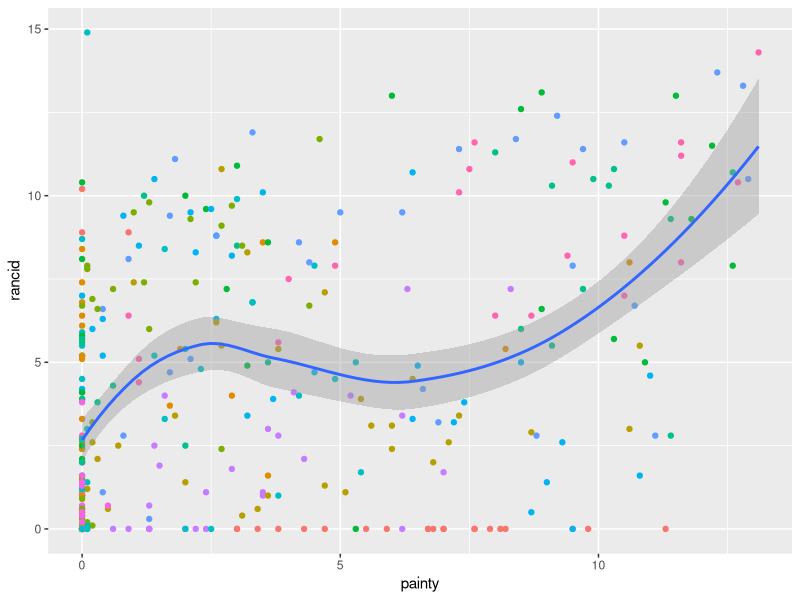
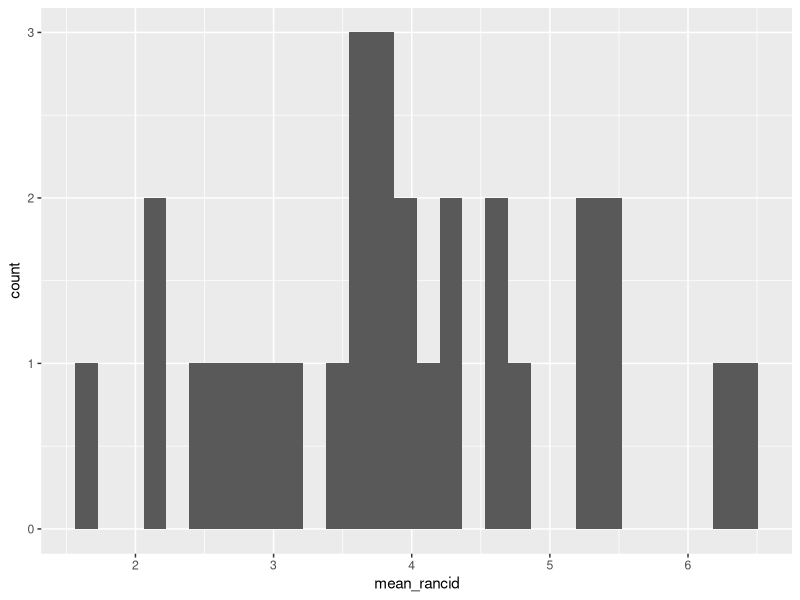
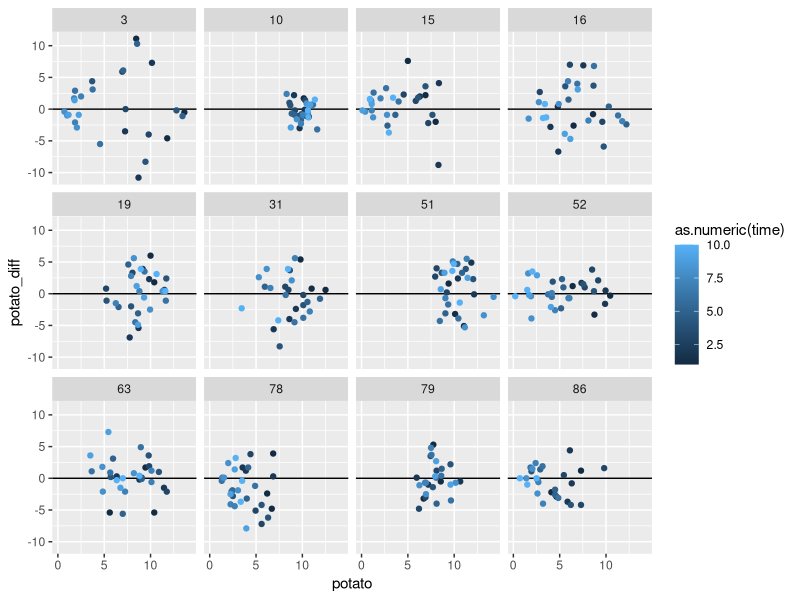
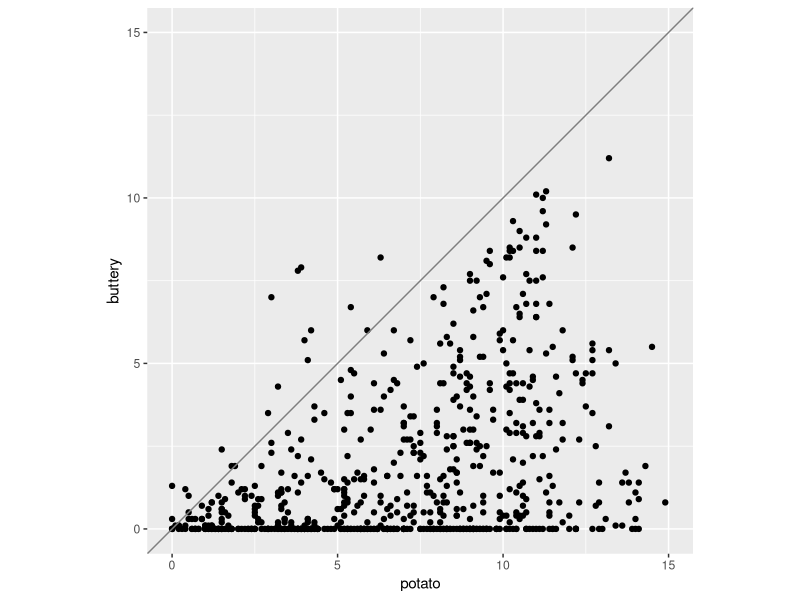
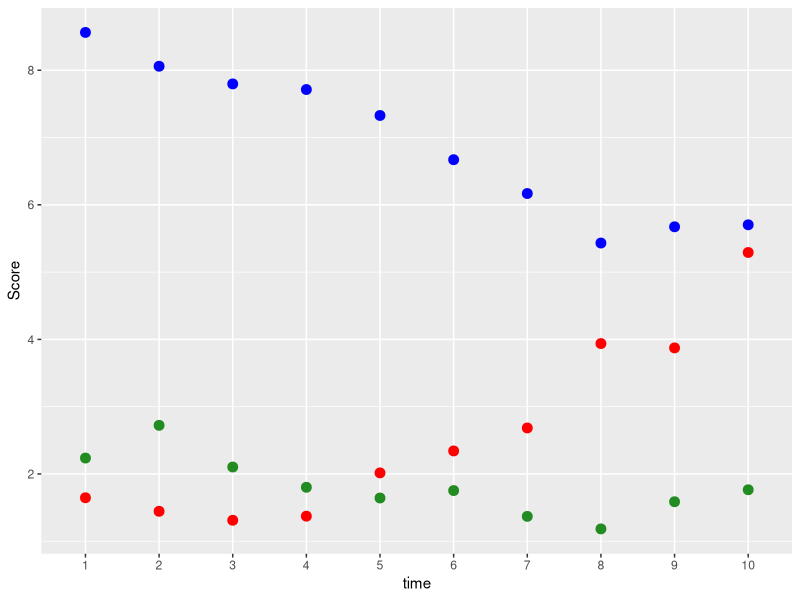
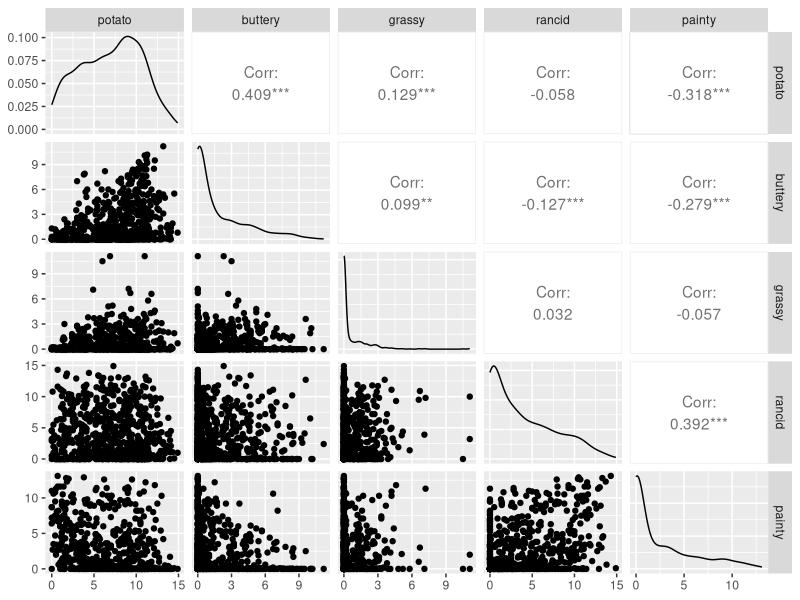
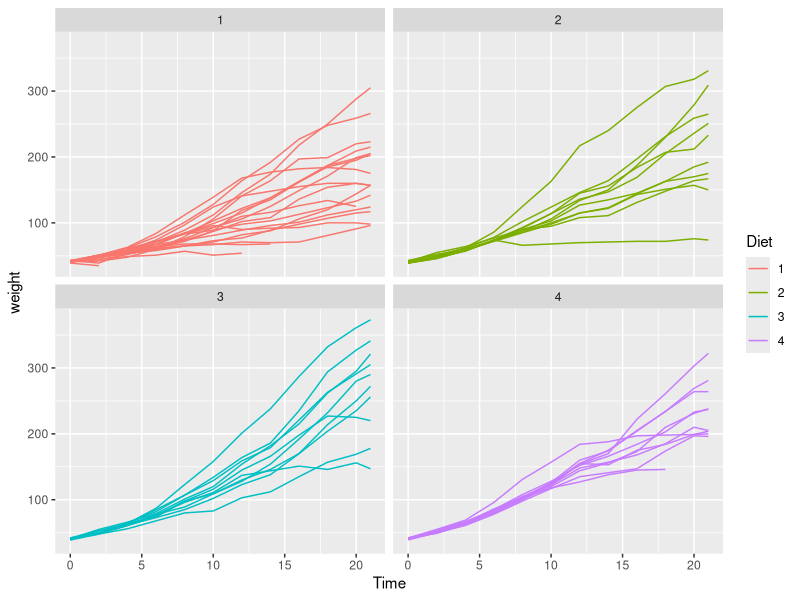
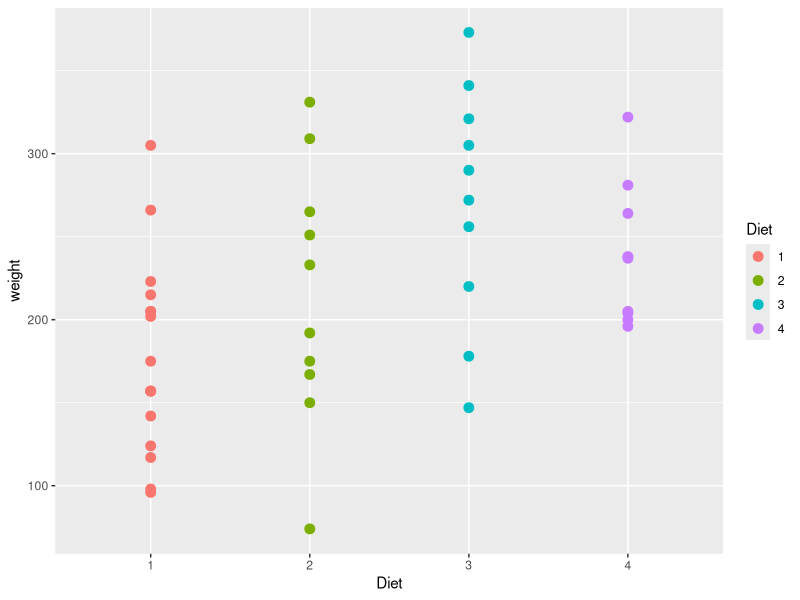

R code for these plots, in order:
## ---- chunk 1
knitr::opts_chunk$set(echo = TRUE)
data(baseball, package = "plyr")
## ---- chunk 2
library(tidyverse)
data(french_fries, package = "reshape2")
french_fries %>% 
  filter(subject == 3, time == 1) %>% 
  head(3)
## ---- chunk 3
french_fries %>% 
  filter(as.numeric(time)>5) %>%
  ggplot(aes(x=painty, y=rancid)) +
  geom_point(aes(color=subject)) +
  geom_smooth() + 
  theme(legend.position = "none")
## ---- chunk 4
french_fries %>% 
  arrange(desc(rancid), potato) %>% 
  head(3)
## ---- chunk 5
french_fries %>% 
  arrange(rancid, potato) %>% 
  head(3)
## ---- chunk 6
french_fries %>% 
  arrange(desc(rancid), potato) %>% 
  slice(10)
## ---- chunk 7
french_fries %>% 
  arrange(desc(rancid), potato) %>% 
  slice(1:5)
## ---- chunk 8
french_fries %>% 
  select(time, treatment, subject, rep, potato) %>%
  head()
## ---- chunk 9
french_fries %>%
    summarise(mean_rancid = mean(rancid, na.rm=TRUE), 
              sd_rancid = sd(rancid, na.rm = TRUE))
## ---- chunk 10
french_fries %>%
    group_by(time, treatment) %>%
    summarise(mean_rancid = mean(rancid), 
              sd_rancid = sd(rancid))
## ---- chunk 11
french_fries %>%
    group_by(time, treatment) %>%
    summarise(mean_rancid = mean(rancid), sd_rancid = sd(rancid)) %>%
  ggplot(aes(x = mean_rancid)) + geom_histogram()
## ---- chunk 12
french_fries %>%
    mutate(awful = (buttery+potato)/2 - (grassy+painty+rancid)/3,
           time = as.numeric(time)) %>% 
  glimpse()
## ---- chunk 13
french_fries$awful
## ---- chunk 14
reps <- french_fries %>% 
  group_by(time, subject, treatment) %>%
  summarise(potato_diff = diff(potato),
            potato = mean(potato))

reps
## ---- chunk 15
reps %>% 
  ggplot(aes(x = potato, y = potato_diff, colour = as.numeric(time))) + 
  facet_wrap(~subject) +
  geom_hline(aes(yintercept=0)) +
  geom_point() 
## ---- chunk 16
french_fries %>% 
  ggplot(aes(x = potato, y = buttery)) + 
  geom_point() +
  theme(aspect.ratio=1) + xlim(c(0,15)) + 
  ylim(c(0,15)) +
  geom_abline(colour = "grey50")
## ---- chunk 17
ffm <- french_fries %>% 
  group_by(time) %>% 
  summarise(potato = mean(potato,  na.rm=TRUE),
            buttery = mean(buttery,  na.rm=TRUE),
            painty = mean(painty,  na.rm=TRUE))

ffm
## ---- chunk 18

ffm %>%
  ggplot(aes(x = time, y = potato)) + 
  geom_point(colour = "blue", size=3) +
  geom_point(aes(y = buttery), colour = "forestgreen", size=3) +
  geom_point(aes(y = painty), colour = "red", size=3) +
  ylab("Score")
## ---- chunk 19
GGally::ggpairs(data = french_fries[ ,5:9])
## ---- chunk 20
ChickWeight %>% 
  ggplot(aes(x=Time, y=weight, group=Chick, color=Diet)) +
  geom_line() + 
  facet_wrap(~Diet)

## ---- chunk 21
ChickWeight %>%   
  filter(Time==21) %>% 
  ggplot(aes(x=Diet)) +
  geom_point(aes(y=weight, color=Diet), size=3)

## ---- chunk 22
ChickW1 <- ChickWeight %>% 
  filter(Time==21) %>% 
  group_by(Diet) %>% 
  summarize(mean_weight = mean(weight, na.rm=TRUE),
            sd_weight = sd(weight, na.rm=TRUE)/n())

## ---- chunk 23
ChickWeight %>% 
  filter(Time==21) %>% 
  ggplot(aes(x=Diet)) +
  geom_point(aes(y=weight), size=2) +
  geom_errorbar(data= ChickW1, aes(ymin = mean_weight-1.96*sd_weight, ymax = mean_weight+1.96*sd_weight, colour = Diet), width=.3) +
  geom_point(data=ChickW1, aes(y=mean_weight, color=Diet), size=3)
## ---- chunk 24
ChickPlus <- ChickWeight %>% 
  group_by(Chick) %>% 
  mutate(gain = weight - weight[Time == 0])
## ---- chunk 25
ChickPlus %>% filter(Chick == 1) %>% ungroup() %>% select(-Diet, -Chick) %>%  glimpse
## ---- chunk 26
ChickPlus %>% 
  ggplot(aes(x = Time, y = gain, group = Chick)) + 
  geom_line(aes(color=Diet)) +
  facet_wrap(~Diet)

